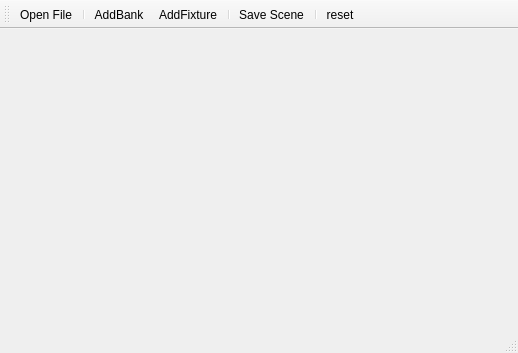
<?xml version="1.0" encoding="UTF-8"?>
<ui version="4.0">
 <class>FormMainWin</class>
 <widget class="QMainWindow" name="FormMainWin">
  <property name="geometry">
   <rect>
    <x>0</x>
    <y>0</y>
    <width>518</width>
    <height>353</height>
   </rect>
  </property>
  <property name="windowTitle">
   <string>MainWindow</string>
  </property>
  <widget class="QWidget" name="centralwidget"/>
  <widget class="QMenuBar" name="menubar">
   <property name="geometry">
    <rect>
     <x>0</x>
     <y>0</y>
     <width>518</width>
     <height>17</height>
    </rect>
   </property>
  </widget>
  <widget class="QStatusBar" name="statusbar"/>
  <widget class="QToolBar" name="toolbar">
   <property name="windowTitle">
    <string>toolBar</string>
   </property>
   <attribute name="toolBarArea">
    <enum>TopToolBarArea</enum>
   </attribute>
   <attribute name="toolBarBreak">
    <bool>false</bool>
   </attribute>
   <addaction name="m_pActionOpenFile"/>
   <addaction name="separator"/>
   <addaction name="m_pActionAddBank"/>
   <addaction name="m_pActionAddFixture"/>
   <addaction name="separator"/>
   <addaction name="m_pActionSaveScene"/>
   <addaction name="separator"/>
   <addaction name="m_pActionResetAll"/>
  </widget>
  <action name="m_pActionOpenFile">
   <property name="icon">
    <iconset resource="../Resource/Resource_Qt/qLights.qrc">
     <normaloff>:/Lib_color/fileOpen.png</normaloff>:/Lib_color/fileOpen.png</iconset>
   </property>
   <property name="text">
    <string>Open File...</string>
   </property>
   <property name="menuRole">
    <enum>QAction::MenuRole::NoRole</enum>
   </property>
  </action>
  <action name="m_pActionAddBank">
   <property name="icon">
    <iconset resource="../Resource/Resource_Qt/qLights.qrc">
     <normaloff>:/qLights/addBank.png</normaloff>:/qLights/addBank.png</iconset>
   </property>
   <property name="text">
    <string>AddBank</string>
   </property>
   <property name="menuRole">
    <enum>QAction::MenuRole::NoRole</enum>
   </property>
  </action>
  <action name="m_pActionAddFixture">
   <property name="icon">
    <iconset resource="../Resource/Resource_Qt/qLights.qrc">
     <normaloff>:/qLights/addFixture.png</normaloff>:/qLights/addFixture.png</iconset>
   </property>
   <property name="text">
    <string>AddFixture</string>
   </property>
   <property name="menuRole">
    <enum>QAction::MenuRole::NoRole</enum>
   </property>
  </action>
  <action name="m_pActionSaveScene">
   <property name="icon">
    <iconset resource="../Resource/Resource_Qt/qLights.qrc">
     <normaloff>:/Lib_bright/download.png</normaloff>:/Lib_bright/download.png</iconset>
   </property>
   <property name="text">
    <string>Save Scene</string>
   </property>
   <property name="menuRole">
    <enum>QAction::MenuRole::NoRole</enum>
   </property>
  </action>
  <action name="m_pActionResetAll">
   <property name="icon">
    <iconset resource="../Resource/Resource_Qt/qLights.qrc">
     <normaloff>:/Lib_color/reset.png</normaloff>:/Lib_color/reset.png</iconset>
   </property>
   <property name="text">
    <string>reset</string>
   </property>
   <property name="menuRole">
    <enum>QAction::MenuRole::NoRole</enum>
   </property>
  </action>
 </widget>
 <resources>
  <include location="../Resource/Resource_Qt/qLights.qrc"/>
 </resources>
 <connections/>
</ui>
